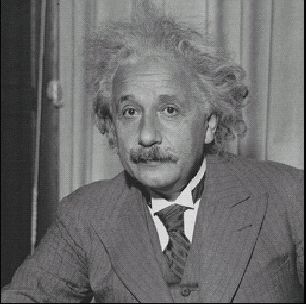
#> input picture images/einstein.png, 306 x 304 px
$ jupyter execute week_6.ipynb   (shell and % lines are left out)
#> lines starting #> are read from the running program, lines starting #| are printed output that depends on the picture
# Week 6 Convolution and Fourier Transforms

### Date: 16th Nov 2023

In the last lecture you learned about linear image filtering operations like correlation and
convolution and how these can be applied directly on the image or the Fourier transform of
the image.
These kind of filtering operations have many uses, ranging from smoothing and noise
reduction, to feature enhancement and sharpening, calculating image derivatives, edge
detection and even template matching.
Your task today is to code your own linear filtering functions operating on the image domain
and to study the Fourier transform.

[cell 1]
import numpy as np
import cv2
import matplotlib.image as mpimg
from matplotlib import pyplot as plt
# to visualize the plots within the notebook

## Task 1: Convolution (space domain)
Convolution is a fundamental operation for applying linear filters to images. It takes as input
an image (greyscale) I and a filter kernel K and returns the result I’ of convolving the image
with this filter.

Definition: Given a greyscale image I and a filter K of size (2N + 1) x (2M + 1) (we use odd
dimension filters like 3 x 3, 5 x 5 etc.), convolution is defined as:

\begin{equation}
I'(x, y) = \sum_{i=-a}^a \sum_{j=-b}^b K(i, j) I(x - i, y - j)
\end{equation}

Your task is to write your own convolution function (do not use the conv2() function) and test
it with different filters. How will you handle the behaviour of the filter in the edges of the
image (pad with zeros, copy the edge etc.)?

Smoothing filters that reduce noise in images are quite useful in image processing. Use a
simple mean filter like:

\begin{equation}
\begin{bmatrix}1 & 1 & 1\\1 & 1 & 1\\1 & 1 & 1
\end{bmatrix}
\end{equation}

This filter replaces each pixel by the average of its neighbourhood. Now if we want
something better, we can try weighing the contributions of the neighbouring pixels by their
proximity to the centre pixel. Try a Gaussian filter, which is defined as:

\begin{equation}
G_{\sigma} = \frac{1}{2\pi \sigma^2} e^{-\frac{(x^2 + y^2)}{2 \sigma^2}}
\end{equation}

where $\sigma$ is the standard deviationof the Gaussian. This is a continuous function, so your filter will need to sample it in both x and y directions (use np.meshgrid()), keeping in mind the value for $\sigma$ that you chose. Try different filter sizes and different values for $\sigma$ and compare the results. Here is the results obtained using opencv built-in functions. If your implementation is correct, you should expect to have similar results.

[cell 2]
img = cv2.imread("../images/einstein.png")
#> img is the input picture: shape (304, 306, 3); mean B, G, R 108.1, 107.9, 107.9
img_gray = cv2.cvtColor(img, cv2.COLOR_BGR2GRAY).astype(np.float32)
mean_blur = cv2.blur(img_gray, (3, 3))  # mean filter 3x3
gaussian_1 = cv2.GaussianBlur(img_gray, (7, 7), 0.5, 0.5)  # gaussian filter 7x7, sigma = 0.5
gaussian_2 = cv2.GaussianBlur(img_gray, (7, 7), 1., 1.)  # gaussian filter 7x7, sigma = 1.0
fig = plt.figure(figsize=(12, 12))
ax1 = plt.subplot(2, 2, 1)
ax1.title.set_text("Initial image")
plt.imshow(img_gray, "gray")
ax2 = plt.subplot(2, 2, 2)
ax2.title.set_text("3 x 3 Mean filter result")
plt.imshow(mean_blur, "gray")
ax3 = plt.subplot(2, 2, 3)
ax3.title.set_text("7 x 7 Gaussian filter (sigma=0.5) result")
plt.imshow(gaussian_1, "gray")
ax4 = plt.subplot(2, 2, 4)
ax4.title.set_text("7 x 7 Gaussian filter (sigma=1) result")
plt.imshow(gaussian_2, "gray")
plt.show()

### Implement your own code here:

hint: You can use `cv2.copyMakeBorder` to do paddings to the image. Figure out how to use it by yourself!

[cell 3]
"""
Implement your code here
"""
def apply_filter(src_img, kernel):
    '''
    Impelemnt filtering algorithm
    :param src_img: gray scaled source image with size HxW
    :param kernel: kernel to be applied to the source image
    :return rst_img: filtered image
    '''
    assert len(src_img.shape) == 2, print("Dimension mismatch! Please supply gray-scale image only!")
    assert len(kernel.shape) == 2, print("Dimension mismatch! Please supply 2D kernel only!")
    h, w = kernel.shape
    # using vectorized solution
    window_shape = (h,w)
    denoised_image = np.zeros((src_img.shape[0], src_img.shape[1]))

    img = src_img
    # padding
    img = np.pad(img, ((int((h-1)/2),), (int((w-1)/2),)), 'edge')
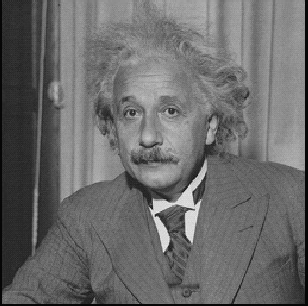
#> img: shape (306, 308) float32; min 6, max 245, mean 107.1

    axis = tuple(range(img.ndim))
#> axis = (0, 1)
    out_strides = img.strides + tuple(img.strides[ax] for ax in axis)
#> out_strides = (1232, 4, 1232, 4)
    x_shape_trimmed = list(img.shape)
#> x_shape_trimmed = [306, 308]
    for ax, dim in zip(axis, window_shape):
        x_shape_trimmed[ax] -= dim - 1
#> after the loop, x_shape_trimmed = [304, 306]
    out_shape = tuple(x_shape_trimmed) + window_shape
#> out_shape = (304, 306, 3, 3)
    wow =  np.lib.stride_tricks.as_strided(img, strides=out_strides, shape=out_shape, writeable=False)

    denoised_image = np.einsum('ij,abij->ab',kernel,wow)
    return denoised_image.astype(int)

def get_mean_filter_kernel(h, w):
    '''
    Get kernel of mean filter
    '''
    assert (h % 2 == 1) and (w % 2 == 1), print("kernal size must be odd number!")
    out_kernel = np.ones((h, w))/(h*w)

    return out_kernel

def get_gaussian_kernel(h, w, sigma):
    '''
    Get kernel of Gaussian filter
    '''
    assert (h % 2 == 1) and (w % 2 == 1), print("kernal size must be odd number!")
    y, x = np.ogrid[-h:h+1, -w:w+1]
    grid = x**2 + y**2
    out_kernel = np.exp(-0.5*grid/sigma**2)
    out_kernel = out_kernel / np.sum(out_kernel)

    return out_kernel

[cell 4]
"""
Get kernels and apply filter here
"""
k_mean = get_mean_filter_kernel(3, 3)
G1 = get_gaussian_kernel(7, 7, 0.5)
G2 = get_gaussian_kernel(7, 7, 1.)
img_mean_blur = apply_filter(img_gray, k_mean)
img_gaussian_1 = apply_filter(img_gray, G1)
#> in apply_filter (call 2), `img = np.pad(img, ((int((h-1)/2),), (int((w-1)/2),)), 'edge')`:
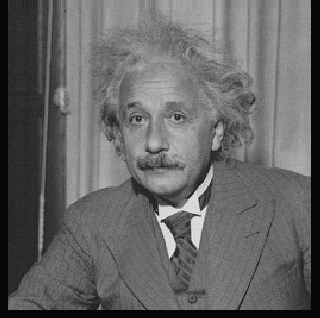
#> img: shape (318, 320) float32; min 6, max 245, mean 101.8
#> in apply_filter (call 2), `out_strides = img.strides + tuple(img.strides[ax] for ax in axis)`: out_strides = (1280, 4, 1280, 4)
img_gaussian_2 = apply_filter(img_gray, G2)

[cell 5]
"""
Plot the results
"""
fig = plt.figure(figsize=(12, 12))
ax1 = plt.subplot(2, 2, 1)
ax1.title.set_text("Initial image")
plt.imshow(img_gray, "gray")
ax2 = plt.subplot(2, 2, 2)
ax2.title.set_text("3 x 3 Mean filter result")
plt.imshow(img_mean_blur, "gray")
ax3 = plt.subplot(2, 2, 3)
ax3.title.set_text("7 x 7 Gaussian filter (sigma=0.5) result")
plt.imshow(img_gaussian_1, "gray")
ax4 = plt.subplot(2, 2, 4)
ax4.title.set_text("7 x 7 Gaussian filter (sigma=1) result")
plt.imshow(img_gaussian_2, "gray")

## Task 2: Fourier Transform

The second task for today is related to Fourier transforms. As you have learned in class, the
Fourier transform is a very useful way to do image filtering and other image operations. In
this task, you will study the magnitude and phase of the Fourier transform. The task is
simple, you just need to follow these steps:

1. Load two greyscale images
2. Convert them to the Fourier domain (use `np.fft.fft2()`)
3. Plot the magnitude and phase of the two Fourier transforms (use `np.abs()` and `np.angle()`)
4. Now try switching the phase between the two Fourier transforms and reconstruct the original images. If you have the magnitude, say $|C|$ and the phase, say $\theta$, of the Fourier complex numbers, you can use this formula to convert back to the original complex numbers. So you can replace the phase of one image with the phase of the other image, and then invert the Fourier transform to see the result (use `np.fft.ifft2()`).

\begin{equation}
C = |C|(cos\theta + j \sin\theta)
\end{equation}

Notes:
1. numpy's fft2 computes the 2-D Fourier transform of the image, where the zero-frequency component is not in the center as shown in the result, but rather in the top-left corner. In order to have the same results, a shift operation is required. (Note: this is only required for displaying the result. You don't need this to do the reconstruction). You can use fftshift function shifts the zero-frequency component to the center of the output.

2. When displaying the magnitude, the range of values is NOT between [0,1] as expected by plt, but instead much larger. The solution is to display the log value of the magnitude.

[cell 6]
img_zebra = cv2.imread("../images/zebra.png")
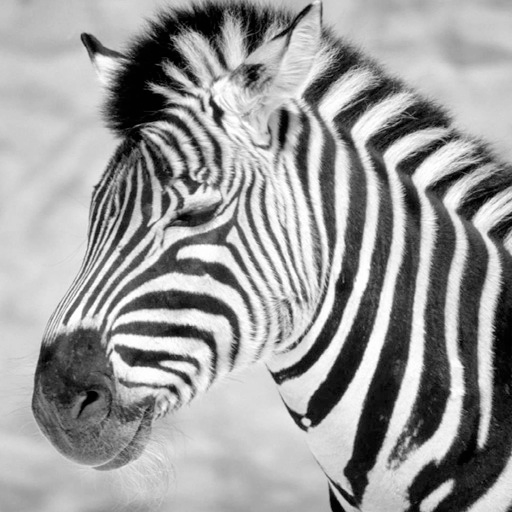
#> input picture images/zebra.png, 512 x 512 px
#> img_zebra is the input picture: shape (512, 512, 3); min 0, max 255, mean 155.2
img_cheetah = cv2.imread("../images/cheetah.png")
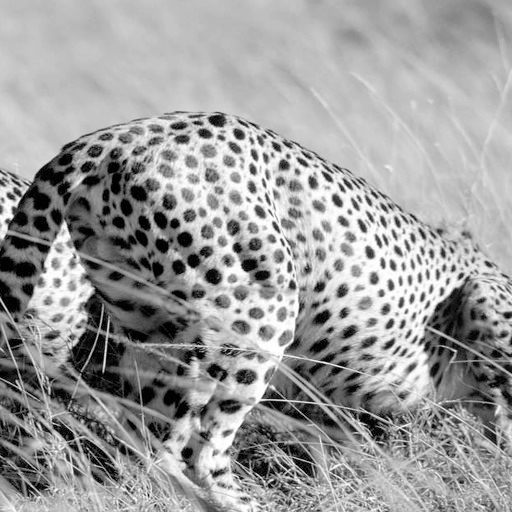
#> input picture images/cheetah.png, 512 x 512 px
#> img_cheetah is the input picture: shape (512, 512, 3); min 0, max 255, mean 156.9
img_zebra_gray = cv2.cvtColor(img_zebra, cv2.COLOR_BGR2GRAY).astype(np.float32)
img_cheetah_gray = cv2.cvtColor(img_cheetah, cv2.COLOR_BGR2GRAY).astype(np.float32)

[cell 7]
"""
Implement your code here
"""
# Get fft of zebra
fft_zebra = np.fft.fft2((img_zebra_gray))
zebra_mag = np.abs(fft_zebra)
zebra_phase = np.angle(fft_zebra)
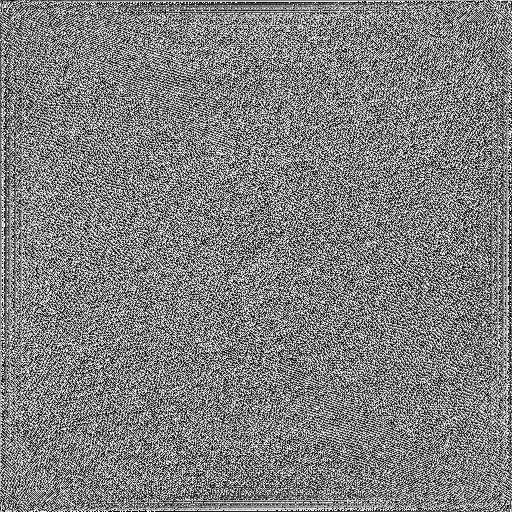
#> zebra_phase: shape (512, 512) float64; min -3.14, max 3.14, mean -4.81e-17; drawn with min black and max white
# Get fft of cheetah
fft_cheetah = np.fft.fft2(img_cheetah_gray)
cheetah_mag = np.abs(fft_cheetah)
cheetah_phase = np.angle(fft_cheetah)
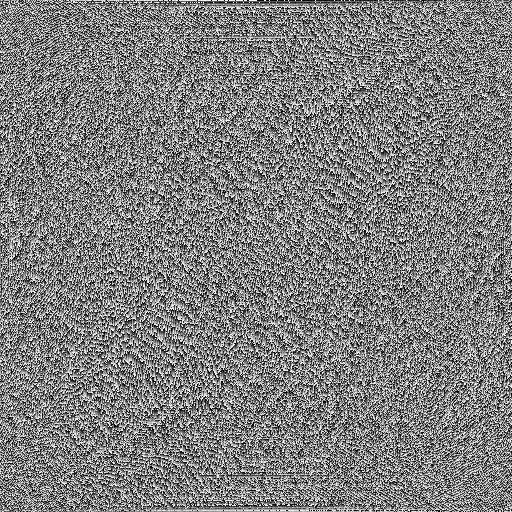
#> cheetah_phase: shape (512, 512) float64; min -3.14, max 3.14, mean 1.2e-05; drawn with min black and max white
# switch magnitude and phase
fft_cheetah_zebra = cheetah_mag*(np.cos(zebra_phase) + 1j*np.sin(zebra_phase))
fft_zebra_cheetah = zebra_mag*(np.cos(cheetah_phase) + 1j*np.sin(cheetah_phase))
img_cheetah_zebra = np.abs(np.fft.ifft2(fft_cheetah_zebra))
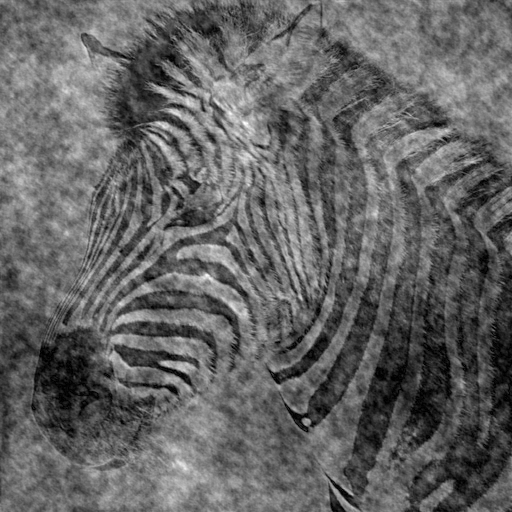
#> img_cheetah_zebra: shape (512, 512) float64; min 0.000328, max 398.7, mean 157.1; drawn with min black and max white
img_zebra_cheetah = np.abs(np.fft.ifft2(fft_zebra_cheetah))
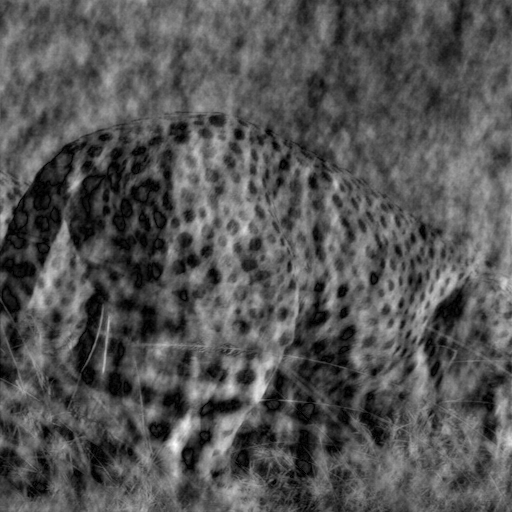
#> img_zebra_cheetah: shape (512, 512) float64; min 0.0102, max 475.6, mean 157.1; drawn with min black and max white

[cell 8]
"""
Plot the results
"""
fig = plt.figure(figsize=(16, 12))
ax1 = plt.subplot(2, 4, 1)
ax1.title.set_text("Cheetah")
plt.imshow(img_cheetah, "gray")
ax2 = plt.subplot(2, 4, 2)
ax2.title.set_text("Cheetah magnitude")
plt.imshow(np.log(np.fft.fftshift(cheetah_mag)), "gray")
ax3 = plt.subplot(2, 4, 3)
ax3.title.set_text("Cheetah phase")
plt.imshow(np.fft.fftshift(cheetah_phase), "gray")
ax4 = plt.subplot(2, 4, 4)
ax4.title.set_text("Cheetah magnitude with Zebra phase")
plt.imshow(img_cheetah_zebra, "gray")
ax5 = plt.subplot(2, 4, 5)
ax5.title.set_text("Zebra")
plt.imshow(img_zebra, "gray")
ax6 = plt.subplot(2, 4, 6)
ax6.title.set_text("Zebra magnitude")
plt.imshow(np.log(np.fft.fftshift(zebra_mag)), "gray")
ax7 = plt.subplot(2, 4, 7)
ax7.title.set_text("Zebra phase")
plt.imshow(np.fft.fftshift(zebra_phase), "gray")
ax8 = plt.subplot(2, 4, 8)
ax8.title.set_text("Zebra magnitude with Cheetah phase")
plt.imshow(img_zebra_cheetah, "gray")
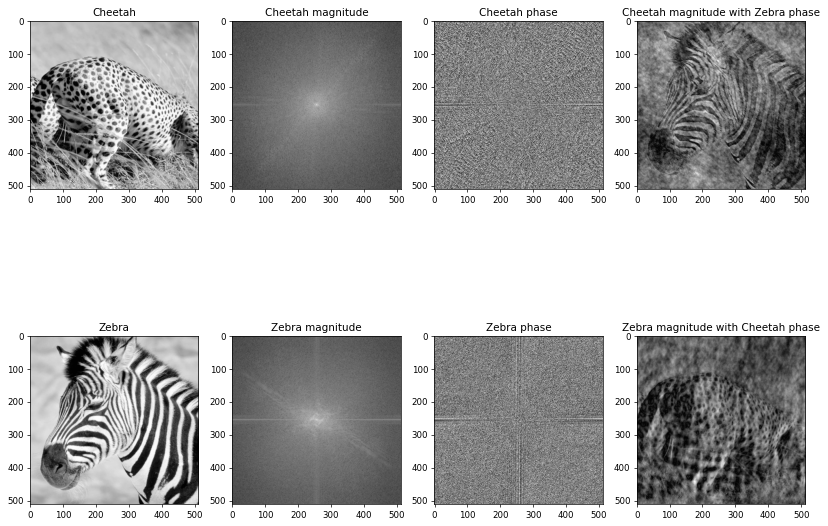
#> figure drawn by matplotlib, 8 panels

## Task 3: Convolution (frequency domain)

In task 1 you have implemented 2D convolution in space domain. In this task you are required to implement it in frequency domain using Fourier Transform.

Hint: Look up for `np.fft.fft2`, `np.fft.ifft2` `np.fft.ifftshift`

[cell 9]
"""
Implement your code here
"""
def apply_filter_fft(src_img, kernel):
    assert len(src_img.shape) == 2, print("Dimension mismatch! Please supply gray-scale image only!")
    assert len(kernel.shape) == 2, print("Dimension mismatch! Please supply 2D kernel only!")
    kh, kw = kernel.shape
    H, W = src_img.shape
#> H = 304; W = 306
    x, y = (H-kh)//2, (W-kw)//2
#> x = 150; y = 151
    # kernel = np.pad(kernel, ((x, H-kh-x), (y, W-kw-y)), 'constant')
    fft_im = np.fft.fft2(src_img, src_img.shape)
    fft_k  = np.fft.fft2(kernel, src_img.shape)
    fft_out = fft_k * fft_im
    denoised_image = np.real(np.fft.ifft2(fft_out))
    return np.roll(np.roll(denoised_image, -(kh-1)//2, axis=0), -(kw-1)//2, axis=1)

[cell 10]
"""
Get kernels and apply filter here
"""
k_mean = get_mean_filter_kernel(3, 3)
G1 = get_gaussian_kernel(7, 7, 0.5)
G2 = get_gaussian_kernel(7, 7, 1.)
img_mean_blur_fft = apply_filter_fft(img_gray, k_mean)
img_gaussian_1_fft = apply_filter_fft(img_gray, G1)
#> in apply_filter_fft (call 2), `denoised_image = np.real(np.fft.ifft2(fft_out))`:
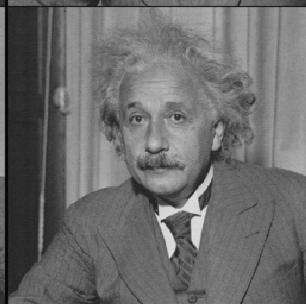
#> denoised_image: shape (304, 306) float64; min 6.02, max 227.8, mean 108
img_gaussian_2_fft = apply_filter_fft(img_gray, G2)

"""
Plot the results
"""
fig = plt.figure(figsize=(12, 12))
ax1 = plt.subplot(2, 2, 1)
ax1.title.set_text("Initial image")
plt.imshow(img_gray, "gray")
ax2 = plt.subplot(2, 2, 2)
ax2.title.set_text("3 x 3 Mean filter result")
plt.imshow(img_mean_blur_fft, "gray")
ax3 = plt.subplot(2, 2, 3)
ax3.title.set_text("7 x 7 Gaussian filter (sigma=0.5) result")
plt.imshow(img_gaussian_1_fft, "gray")
ax4 = plt.subplot(2, 2, 4)
ax4.title.set_text("7 x 7 Gaussian filter (sigma=1) result")
plt.imshow(img_gaussian_2_fft, "gray")
plt.show()
